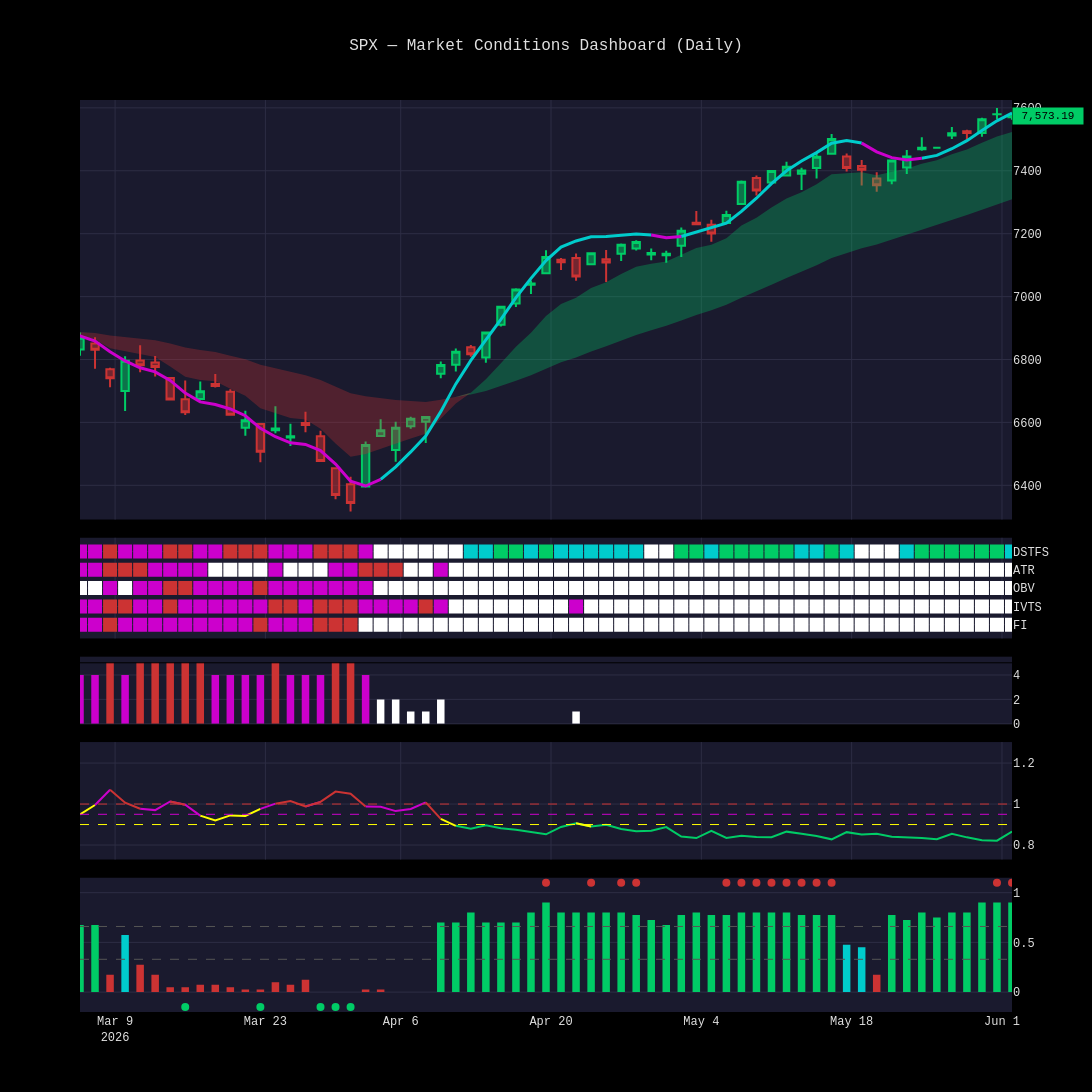

Here is the notebook cell this chart was saved with:
### Code cell
import numpy as np

from options_analyzer.engine.atr_bollinger import compute_atr_bollinger
from options_analyzer.engine.borg_transwarp import compute_borg_transwarp_series
from options_analyzer.engine.ema_cloud import compute_ema_cloud
from options_analyzer.engine.force_index import compute_force_index_dual
from options_analyzer.engine.ivts import compute_ivts
from options_analyzer.engine.mc_warnings import compute_mc_warnings
from options_analyzer.engine.obv_bollinger import compute_obv_bollinger
from options_analyzer.visualization.market_charts import plot_full_grid

spy = candle_data["SPY"]
spx = candle_data["SPX"]
qqq = candle_data["QQQ"]
vix = candle_data["VIX"]
vix3m = candle_data["VIX3M"]

# Compute all indicators (volume-dependent ones use SPY, EMA cloud uses SPX)
ema_result = compute_ema_cloud(spx.closes)
dstfs_spy = compute_dstfs(spy.closes)
atr_result = compute_atr_bollinger(spy.highs, spy.lows, spy.closes)
obv_result = compute_obv_bollinger(spy.closes, spy.volumes)
ivts_result = compute_ivts(vix.closes, vix3m.closes)
fi_result = compute_force_index_dual(spy.closes, spy.volumes, qqq.closes, qqq.volumes)
mc_result = compute_mc_warnings(atr_result, obv_result, ivts_result, fi_result, dstfs_spy)

# Borg Transwarp needs all 20 ticker closes
borg_closes = {sym: candle_data[sym].closes for sym in BORG_TICKERS if sym in candle_data}
borg_results = compute_borg_transwarp_series(borg_closes)

print(f"All indicators computed. SPX bars: {len(spx)}, SPY bars: {len(spy)}, Borg days: {len(borg_results)}")

# Render full dashboard (candlestick + EMA cloud from SPX)
fig = plot_full_grid(
    ema_cloud_result=ema_result,
    dstfs_result=dstfs_spy,
    mc_result=mc_result,
    ivts_result=ivts_result,
    borg_results=borg_results,
    opens=spx.opens,
    highs=spx.highs,
    lows=spx.lows,
    closes=spx.closes,
    timestamps=spx.timestamps,
    title="SPX — Market Conditions Dashboard (Daily)",
)
fig.show()

### Figure 1 — Plotly figure (JSON) as saved in the notebook; plotly's stock layout.template omitted (floating-point values rounded to 4 significant figures; data arrays with more than 128 entries replaced by an {"elided": "..."} marker saying what was removed)
{"data": [{"close": {"elided": "1030 float values"}, "decreasing": {"line": {"color": "#cc3333"}}, "high": {"elided": "1030 float values"}, "increasing": {"line": {"color": "#00cc66"}}, "low": {"elided": "1030 float values"}, "name": "Price", "open": {"elided": "1030 float values"}, "showlegend": false, "type": "candlestick", "x": {"elided": "1030 str values"}, "xaxis": "x", "yaxis": "y"}, {"hoverinfo": "skip", "line": {"width": 0}, "mode": "lines", "showlegend": false, "type": "scatter", "x": {"elided": "1030 str values"}, "xaxis": "x", "y": {"elided": "1030 float values"}, "yaxis": "y"}, {"fill": "tonexty", "fillcolor": "rgba(0, 204, 102, 0.3)", "hoverinfo": "skip", "line": {"width": 0}, "mode": "lines", "name": "Cloud Bull", "type": "scatter", "x": {"elided": "1030 str values"}, "xaxis": "x", "y": {"elided": "1030 float values"}, "yaxis": "y"}, {"hoverinfo": "skip", "line": {"width": 0}, "mode": "lines", "showlegend": false, "type": "scatter", "x": {"elided": "1030 str values"}, "xaxis": "x", "y": {"elided": "1030 float values"}, "yaxis": "y"}, {"fill": "tonexty", "fillcolor": "rgba(204, 51, 51, 0.3)", "hoverinfo": "skip", "line": {"width": 0}, "mode": "lines", "name": "Cloud Bear", "type": "scatter", "x": {"elided": "1030 str values"}, "xaxis": "x", "y": {"elided": "1030 float values"}, "yaxis": "y"}, {"connectgaps": false, "line": {"color": "#00cccc", "width": 3}, "mode": "lines", "name": "HMA Rising", "type": "scatter", "x": {"elided": "1030 str values"}, "xaxis": "x", "y": {"elided": "1030 float values"}, "yaxis": "y"}, {"connectgaps": false, "line": {"color": "#cc00cc", "width": 3}, "mode": "lines", "name": "HMA Falling", "type": "scatter", "x": {"elided": "1030 str values"}, "xaxis": "x", "y": {"elided": "1030 float values"}, "yaxis": "y"}, {"hoverinfo": "skip", "marker": {"color": "#ffffff", "size": 14, "symbol": "square"}, "mode": "markers", "showlegend": false, "type": "scatter", "x": {"elided": "3150 str values"}, "xaxis": "x2", "y": {"elided": "3150 int values"}, "yaxis": "y2"}, {"hoverinfo": "skip", "marker": {"color": "#cc00cc", "size": 14, "symbol": "square"}, "mode": "markers", "showlegend": false, "type": "scatter", "x": {"elided": "1136 str values"}, "xaxis": "x2", "y": {"elided": "1136 int values"}, "yaxis": "y2"}, {"hoverinfo": "skip", "marker": {"color": "#cc3333", "size": 14, "symbol": "square"}, "mode": "markers", "showlegend": false, "type": "scatter", "x": {"elided": "314 str values"}, "xaxis": "x2", "y": {"elided": "314 int values"}, "yaxis": "y2"}, {"hoverinfo": "skip", "marker": {"color": "#00cc66", "size": 14, "symbol": "square"}, "mode": "markers", "showlegend": false, "type": "scatter", "x": {"elided": "270 str values"}, "xaxis": "x2", "y": {"elided": "270 int values"}, "yaxis": "y2"}, {"hoverinfo": "skip", "marker": {"color": "#00cccc", "size": 14, "symbol": "square"}, "mode": "markers", "showlegend": false, "type": "scatter", "x": {"elided": "280 str values"}, "xaxis": "x2", "y": {"elided": "280 int values"}, "yaxis": "y2"}, {"marker": {"color": {"elided": "1030 str values"}}, "name": "Warnings", "showlegend": false, "type": "bar", "x": {"elided": "1030 str values"}, "xaxis": "x3", "y": {"elided": "1030 float values"}, "yaxis": "y3"}, {"connectgaps": false, "line": {"color": "#00cc66", "width": 2}, "mode": "lines", "name": "IVTS <0.9", "type": "scatter", "x": {"elided": "1030 str values"}, "xaxis": "x4", "y": {"elided": "1030 float values"}, "yaxis": "y4"}, {"connectgaps": false, "line": {"color": "#ffff00", "width": 2}, "mode": "lines", "name": "IVTS 0.9-0.95", "type": "scatter", "x": {"elided": "1030 str values"}, "xaxis": "x4", "y": {"elided": "1030 float values"}, "yaxis": "y4"}, {"connectgaps": false, "line": {"color": "#cc00cc", "width": 2}, "mode": "lines", "name": "IVTS 0.95-1.0", "type": "scatter", "x": {"elided": "1030 str values"}, "xaxis": "x4", "y": {"elided": "1030 float values"}, "yaxis": "y4"}, {"connectgaps": false, "line": {"color": "#cc3333", "width": 2}, "mode": "lines", "name": "IVTS >1.0", "type": "scatter", "x": {"elided": "1030 str values"}, "xaxis": "x4", "y": {"elided": "1030 float values"}, "yaxis": "y4"}, {"marker": {"color": {"elided": "1030 str values"}}, "name": "QQQ Alloc", "showlegend": false, "type": "bar", "x": {"elided": "1030 str values"}, "xaxis": "x5", "y": {"elided": "1030 float values"}, "yaxis": "y5"}, {"marker": {"color": "#cc3333", "size": 8, "symbol": "circle"}, "mode": "markers", "name": "Overbought", "showlegend": false, "type": "scatter", "x": ["2022-08-12T16:00:00+00:00", "2022-08-15T16:00:00+00:00", "2022-08-16T16:00:00+00:00", "2022-11-23T16:00:00+00:00", "2022-11-25T16:00:00+00:00", "2022-11-30T16:00:00+00:00", "2023-04-11T16:00:00+00:00", "2023-04-24T16:00:00+00:00", "2023-06-14T16:00:00+00:00", "2023-06-15T16:00:00+00:00", "2023-07-18T16:00:00+00:00", "2023-07-19T16:00:00+00:00", "2023-07-20T16:00:00+00:00", "2023-07-21T16:00:00+00:00", "2023-07-24T16:00:00+00:00", "2023-07-25T16:00:00+00:00", "2023-07-26T16:00:00+00:00", "2023-11-24T16:00:00+00:00", "2023-11-30T16:00:00+00:00", "2023-12-01T16:00:00+00:00", "2023-12-04T16:00:00+00:00", "2023-12-13T16:00:00+00:00", "2023-12-14T16:00:00+00:00", "2023-12-15T16:00:00+00:00", "2023-12-18T16:00:00+00:00", "2023-12-19T16:00:00+00:00", "2024-01-24T16:00:00+00:00", "2024-01-25T16:00:00+00:00", "2024-01-29T16:00:00+00:00", "2024-01-30T16:00:00+00:00", "2024-03-07T16:00:00+00:00", "2024-03-13T16:00:00+00:00", "2024-03-21T16:00:00+00:00", "2024-03-27T16:00:00+00:00", "2024-03-28T16:00:00+00:00", "2024-05-15T16:00:00+00:00", "2024-05-16T16:00:00+00:00", "2024-06-12T16:00:00+00:00", "2024-06-13T16:00:00+00:00", "2024-06-14T16:00:00+00:00", "2024-06-17T16:00:00+00:00", "2024-06-18T16:00:00+00:00", "2024-07-05T16:00:00+00:00", "2024-07-08T16:00:00+00:00", "2024-07-09T16:00:00+00:00", "2024-07-10T16:00:00+00:00", "2024-07-15T16:00:00+00:00", "2024-07-16T16:00:00+00:00", "2024-07-17T16:00:00+00:00", "2024-08-21T16:00:00+00:00", "2024-08-23T16:00:00+00:00", "2024-08-26T16:00:00+00:00", "2024-08-27T16:00:00+00:00", "2024-08-30T16:00:00+00:00", "2024-09-04T16:00:00+00:00", "2025-02-25T16:00:00+00:00", "2025-05-16T16:00:00+00:00", "2025-05-19T16:00:00+00:00", "2025-07-03T16:00:00+00:00", "2025-07-23T16:00:00+00:00", "2025-07-24T16:00:00+00:00", "2025-07-25T16:00:00+00:00", "2025-07-28T16:00:00+00:00", "2025-09-22T16:00:00+00:00", "2026-01-14T16:00:00+00:00", "2026-01-15T16:00:00+00:00", "2026-01-20T16:00:00+00:00", "2026-01-21T16:00:00+00:00", "2026-01-23T16:00:00+00:00", "2026-01-27T16:00:00+00:00", "2026-02-03T16:00:00+00:00", "2026-02-04T16:00:00+00:00", "2026-02-05T16:00:00+00:00", "2026-02-06T16:00:00+00:00", "2026-02-09T16:00:00+00:00", "2026-02-11T16:00:00+00:00", "2026-02-12T16:00:00+00:00", "2026-02-13T16:00:00+00:00", "2026-04-17T16:00:00+00:00", "2026-04-22T16:00:00+00:00", "2026-04-24T16:00:00+00:00", "2026-04-27T16:00:00+00:00", "2026-05-05T16:00:00+00:00", "2026-05-06T16:00:00+00:00", "2026-05-07T16:00:00+00:00", "2026-05-08T16:00:00+00:00", "2026-05-11T16:00:00+00:00", "2026-05-12T16:00:00+00:00", "2026-05-13T16:00:00+00:00", "2026-05-14T16:00:00+00:00", "2026-05-29T16:00:00+00:00", "2026-06-01T16:00:00+00:00"], "xaxis": "x5", "y": [1.1, 1.1, 1.1, 1.1, 1.1, 1.1, 1.1, 1.1, 1.1, 1.1, 1.1, 1.1, 1.1, 1.1, 1.1, 1.1, 1.1, 1.1, 1.1, 1.1, 1.1, 1.1, 1.1, 1.1, 1.1, 1.1, 1.1, 1.1, 1.1, 1.1, 1.1, 1.1, 1.1, 1.1, 1.1, 1.1, 1.1, 1.1, 1.1, 1.1, 1.1, 1.1, 1.1, 1.1, 1.1, 1.1, 1.1, 1.1, 1.1, 1.1, 1.1, 1.1, 1.1, 1.1, 1.1, 1.1, 1.1, 1.1, 1.1, 1.1, 1.1, 1.1, 1.1, 1.1, 1.1, 1.1, 1.1, 1.1, 1.1, 1.1, 1.1, 1.1, 1.1, 1.1, 1.1, 1.1, 1.1, 1.1, 1.1, 1.1, 1.1, 1.1, 1.1, 1.1, 1.1, 1.1, 1.1, 1.1, 1.1, 1.1, 1.1, 1.1], "yaxis": "y5"}, {"marker": {"color": "#00cc66", "size": 8, "symbol": "circle"}, "mode": "markers", "name": "Oversold", "showlegend": false, "type": "scatter", "x": ["2022-05-09T16:00:00+00:00", "2022-05-11T16:00:00+00:00", "2022-05-12T16:00:00+00:00", "2022-06-13T16:00:00+00:00", "2022-06-14T16:00:00+00:00", "2022-06-16T16:00:00+00:00", "2022-06-17T16:00:00+00:00", "2022-08-31T16:00:00+00:00", "2022-09-01T16:00:00+00:00", "2022-09-02T16:00:00+00:00", "2022-09-06T16:00:00+00:00", "2022-09-21T16:00:00+00:00", "2022-09-22T16:00:00+00:00", "2022-09-23T16:00:00+00:00", "2022-09-26T16:00:00+00:00", "2022-09-27T16:00:00+00:00", "2022-09-29T16:00:00+00:00", "2022-09-30T16:00:00+00:00", "2022-10-11T16:00:00+00:00", "2022-10-12T16:00:00+00:00", "2022-12-27T16:00:00+00:00", "2022-12-28T16:00:00+00:00", "2023-03-13T16:00:00+00:00", "2023-08-17T16:00:00+00:00", "2023-08-18T16:00:00+00:00", "2023-09-21T16:00:00+00:00", "2023-09-22T16:00:00+00:00", "2023-09-26T16:00:00+00:00", "2023-09-27T16:00:00+00:00", "2023-10-03T16:00:00+00:00", "2023-10-26T16:00:00+00:00", "2023-10-27T16:00:00+00:00", "2024-04-17T16:00:00+00:00", "2024-04-18T16:00:00+00:00", "2024-04-19T16:00:00+00:00", "2024-04-22T16:00:00+00:00", "2024-07-24T16:00:00+00:00", "2024-07-25T16:00:00+00:00", "2024-07-30T16:00:00+00:00", "2024-08-02T16:00:00+00:00", "2024-08-05T16:00:00+00:00", "2024-08-06T16:00:00+00:00", "2024-08-07T16:00:00+00:00", "2024-09-06T16:00:00+00:00", "2025-02-27T16:00:00+00:00", "2025-03-03T16:00:00+00:00", "2025-03-04T16:00:00+00:00", "2025-03-06T16:00:00+00:00", "2025-03-10T16:00:00+00:00", "2025-03-11T16:00:00+00:00", "2025-03-12T16:00:00+00:00", "2025-03-13T16:00:00+00:00", "2025-04-03T16:00:00+00:00", "2025-04-04T16:00:00+00:00", "2025-04-07T16:00:00+00:00", "2025-04-08T16:00:00+00:00", "2025-11-20T16:00:00+00:00", "2026-03-13T16:00:00+00:00", "2026-03-20T16:00:00+00:00", "2026-03-26T16:00:00+00:00", "2026-03-27T16:00:00+00:00", "2026-03-30T16:00:00+00:00"], "xaxis": "x5", "y": [-0.15, -0.15, -0.15, -0.15, -0.15, -0.15, -0.15, -0.15, -0.15, -0.15, -0.15, -0.15, -0.15, -0.15, -0.15, -0.15, -0.15, -0.15, -0.15, -0.15, -0.15, -0.15, -0.15, -0.15, -0.15, -0.15, -0.15, -0.15, -0.15, -0.15, -0.15, -0.15, -0.15, -0.15, -0.15, -0.15, -0.15, -0.15, -0.15, -0.15, -0.15, -0.15, -0.15, -0.15, -0.15, -0.15, -0.15, -0.15, -0.15, -0.15, -0.15, -0.15, -0.15, -0.15, -0.15, -0.15, -0.15, -0.15, -0.15, -0.15, -0.15, -0.15], "yaxis": "y5"}], "layout": {"annotations": [{"bgcolor": "#00cc66", "borderpad": 2, "font": {"color": "#000000", "size": 11}, "showarrow": false, "text": " 7,573.19 ", "x": 1, "xanchor": "left", "xref": "paper", "y": 7573.0, "yref": "y"}], "bargap": 0.5, "height": 1200, "shapes": [{"line": {"color": "#000000", "width": 1}, "type": "line", "x0": 0, "x1": 1, "xref": "paper", "y0": 5, "y1": 5, "yref": "y3"}, {"line": {"color": "#ffff00", "dash": "dash", "width": 1}, "type": "line", "x0": 0, "x1": 1, "xref": "paper", "y0": 0.9, "y1": 0.9, "yref": "y4"}, {"line": {"color": "#cc00cc", "dash": "dash", "width": 1}, "type": "line", "x0": 0, "x1": 1, "xref": "paper", "y0": 0.95, "y1": 0.95, "yref": "y4"}, {"line": {"color": "#cc3333", "dash": "dash", "width": 1}, "type": "line", "x0": 0, "x1": 1, "xref": "paper", "y0": 1, "y1": 1, "yref": "y4"}, {"line": {"color": "#555555", "dash": "dash", "width": 1}, "type": "line", "x0": 0, "x1": 1, "xref": "paper", "y0": 0.33, "y1": 0.33, "yref": "y5"}, {"line": {"color": "#555555", "dash": "dash", "width": 1}, "type": "line", "x0": 0, "x1": 1, "xref": "paper", "y0": 0.66, "y1": 0.66, "yref": "y5"}], "showlegend": false, "title": {"text": "SPX — Market Conditions Dashboard (Daily)"}, "width": 1400, "xaxis": {"anchor": "y", "domain": [0, 1], "matches": "x5", "range": ["2026-03-04T16:00:00+00:00", "2026-06-01T16:00:00+00:00"], "rangebreaks": [{"bounds": ["sat", "mon"]}, {"values": ["2022-05-30", "2022-06-20", "2022-07-04", "2022-09-05", "2022-11-24", "2022-12-26", "2023-01-02", "2023-01-16", "2023-02-20", "2023-04-07", "2023-05-29", "2023-06-19", "2023-07-04", "2023-09-04", "2023-11-23", "2023-12-25", "2024-01-01", "2024-01-15", "2024-02-19", "2024-03-29", "2024-05-27", "2024-06-19", "2024-07-04", "2024-09-02", "2024-11-28", "2024-12-25", "2025-01-01", "2025-01-09", "2025-01-20", "2025-02-17", "2025-04-18", "2025-05-26", "2025-06-19", "2025-07-04", "2025-09-01", "2025-11-27", "2025-12-25", "2026-01-01", "2026-01-19", "2026-02-16", "2026-04-03"]}], "rangeslider": {"visible": false}, "showticklabels": false}, "xaxis2": {"anchor": "y2", "domain": [0, 1], "matches": "x5", "range": ["2026-03-04T16:00:00+00:00", "2026-06-01T16:00:00+00:00"], "rangebreaks": [{"bounds": ["sat", "mon"]}, {"values": ["2022-05-30", "2022-06-20", "2022-07-04", "2022-09-05", "2022-11-24", "2022-12-26", "2023-01-02", "2023-01-16", "2023-02-20", "2023-04-07", "2023-05-29", "2023-06-19", "2023-07-04", "2023-09-04", "2023-11-23", "2023-12-25", "2024-01-01", "2024-01-15", "2024-02-19", "2024-03-29", "2024-05-27", "2024-06-19", "2024-07-04", "2024-09-02", "2024-11-28", "2024-12-25", "2025-01-01", "2025-01-09", "2025-01-20", "2025-02-17", "2025-04-18", "2025-05-26", "2025-06-19", "2025-07-04", "2025-09-01", "2025-11-27", "2025-12-25", "2026-01-01", "2026-01-19", "2026-02-16", "2026-04-03"]}], "showticklabels": false}, "xaxis3": {"anchor": "y3", "domain": [0, 1], "matches": "x5", "range": ["2026-03-04T16:00:00+00:00", "2026-06-01T16:00:00+00:00"], "rangebreaks": [{"bounds": ["sat", "mon"]}, {"values": ["2022-05-30", "2022-06-20", "2022-07-04", "2022-09-05", "2022-11-24", "2022-12-26", "2023-01-02", "2023-01-16", "2023-02-20", "2023-04-07", "2023-05-29", "2023-06-19", "2023-07-04", "2023-09-04", "2023-11-23", "2023-12-25", "2024-01-01", "2024-01-15", "2024-02-19", "2024-03-29", "2024-05-27", "2024-06-19", "2024-07-04", "2024-09-02", "2024-11-28", "2024-12-25", "2025-01-01", "2025-01-09", "2025-01-20", "2025-02-17", "2025-04-18", "2025-05-26", "2025-06-19", "2025-07-04", "2025-09-01", "2025-11-27", "2025-12-25", "2026-01-01", "2026-01-19", "2026-02-16", "2026-04-03"]}], "showticklabels": false}, "xaxis4": {"anchor": "y4", "domain": [0, 1], "matches": "x5", "range": ["2026-03-04T16:00:00+00:00", "2026-06-01T16:00:00+00:00"], "rangebreaks": [{"bounds": ["sat", "mon"]}, {"values": ["2022-05-30", "2022-06-20", "2022-07-04", "2022-09-05", "2022-11-24", "2022-12-26", "2023-01-02", "2023-01-16", "2023-02-20", "2023-04-07", "2023-05-29", "2023-06-19", "2023-07-04", "2023-09-04", "2023-11-23", "2023-12-25", "2024-01-01", "2024-01-15", "2024-02-19", "2024-03-29", "2024-05-27", "2024-06-19", "2024-07-04", "2024-09-02", "2024-11-28", "2024-12-25", "2025-01-01", "2025-01-09", "2025-01-20", "2025-02-17", "2025-04-18", "2025-05-26", "2025-06-19", "2025-07-04", "2025-09-01", "2025-11-27", "2025-12-25", "2026-01-01", "2026-01-19", "2026-02-16", "2026-04-03"]}], "showticklabels": false}, "xaxis5": {"anchor": "y5", "domain": [0, 1], "range": ["2026-03-04T16:00:00+00:00", "2026-06-01T16:00:00+00:00"], "rangebreaks": [{"bounds": ["sat", "mon"]}, {"values": ["2022-05-30", "2022-06-20", "2022-07-04", "2022-09-05", "2022-11-24", "2022-12-26", "2023-01-02", "2023-01-16", "2023-02-20", "2023-04-07", "2023-05-29", "2023-06-19", "2023-07-04", "2023-09-04", "2023-11-23", "2023-12-25", "2024-01-01", "2024-01-15", "2024-02-19", "2024-03-29", "2024-05-27", "2024-06-19", "2024-07-04", "2024-09-02", "2024-11-28", "2024-12-25", "2025-01-01", "2025-01-09", "2025-01-20", "2025-02-17", "2025-04-18", "2025-05-26", "2025-06-19", "2025-07-04", "2025-09-01", "2025-11-27", "2025-12-25", "2026-01-01", "2026-01-19", "2026-02-16", "2026-04-03"]}]}, "yaxis": {"anchor": "x", "domain": [0.54, 1], "range": [6291.0, 7625.0], "side": "right"}, "yaxis2": {"anchor": "x2", "domain": [0.4096, 0.52], "side": "right", "ticktext": ["FI", "IVTS", "OBV", "ATR", "DSTFS"], "tickvals": [0, 1, 2, 3, 4]}, "yaxis3": {"anchor": "x3", "domain": [0.316, 0.3896], "range": [0, 5.5], "side": "right"}, "yaxis4": {"anchor": "x4", "domain": [0.1672, 0.296], "side": "right"}, "yaxis5": {"anchor": "x5", "domain": [0, 0.1472], "range": [-0.2, 1.15], "side": "right"}}}
